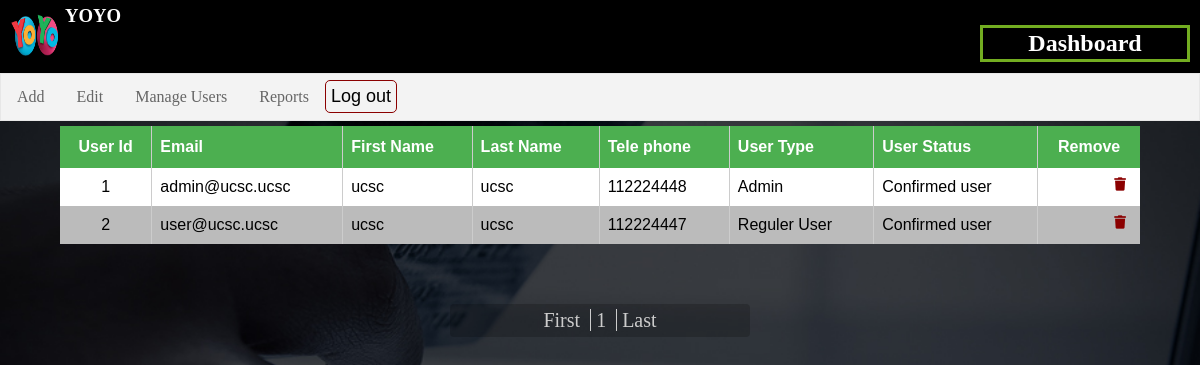
Screenshot of /admin/manage-user.php (signed in) with the database file from the repository.
### tables this page shows
CREATE TABLE `user` (
  `userId` int(11) NOT NULL,
  `email` varchar(255) NOT NULL,
  `fName` varchar(255) NOT NULL,
  `lName` varchar(255) NOT NULL,
  `tp` int(10) NOT NULL,
  `password` varchar(255) NOT NULL,
  `status` tinyint(1) NOT NULL,
  `type` tinyint(1) NOT NULL
);

### admin/manage-user.php (the view, shortened to what this page needs)
<?php require_once("include/top.php"); ?>
	<div class="main">
		<table nae="user" id="user" align="center">
			<tr>
				<th>User Id</th>
				<th>Email</th>
				<th>First Name</th>
				<th>Last Name</th>
				<th>Tele phone</th>
				<th>User Type</th>
				<th>User Status</th>
				<th>Remove</th>
			</tr>
		<?php
			if (isset($_GET['l'])) {
				$limit = $_GET['l'];
			}else if (!isset($limit)) {
				$limit = 0;
			}
			$sql = "SELECT * FROM user LIMIT {$limit}, " . ($limit + 15) . " ;";
			$query = $conn->query($sql);
			while ($result = $query->fetch_assoc()) {
				echo "<tr>";
				echo "<td>{$result['userId']}</td>";
				echo "<td>{$result['email']}</td>";
				echo "<td>{$result['fName']}</td>";
				echo "<td>{$result['lName']}</td>";
				echo "<td>{$result['tp']}</td>";
				switch ($result['type']) {
					case 0:
						echo "<td>Admin</td>";
						break;
					default:
						echo "<td>Reguler User</td>";
						break;
				}
				switch ($result['status']) {
					case 1:
						echo "<td>Confirmed user</td>";
						break;
				}
				echo "<td><form method='post'><button type='submit' name='delete' value='{$result['userId']}'><i class='fas fa-trash'></i></button></form></td>";
				echo "</tr>";
			}
		 ?>
		</table>
		<div class="table-navigation">
			<div>
				<?php
					$sql = "SELECT COUNT(userId) FROM user;";
					$query = ($conn->query($sql))->fetch_array();
				 ?>
				<a href="<?php echo $_SERVER['PHP_SELF']  . '?l=0'; ?>"><span>First</span></a>
				<a href="<?php echo $_SERVER['PHP_SELF']  . '?l=' . ($limit + 1); ?>"><span><?php echo $limit + 1; ?></span></a>
				<a href="<?php echo $_SERVER['PHP_SELF']  . '?l=' . $query[0]; ?>"><span>Last</span></a>
			</div>
		</div>
	</div>
<?php require_once("include/bottom.php"); ?>

### admin/include/top.php (shortened to what this page needs)
<!DOCTYPE html>
<html lang="en">
<head>
		<link type="text/css" rel="stylesheet" href="css/admin.css">
	</head>
	<body>
		<div class="Outline">
			<div class="header">
				<img src="../img/logo.png" class="logo" onclick="location.replace('../');">
				<h3 onclick="location.replace('../');">YOYO</h3>
				<h2 class="Name" >Dashboard</h2>
			</div>
		<ul>
			<li class="dropdown">
				<a href="javascript:void(0)" class="dropbtn">Add</a>
			</li>
			<li class="dropdown">
				<a href="javascript:void(0)" class="dropbtn">Edit</a>
			</li>
			<li class="dropdown">
				<a href="javascript:void(0)" class="dropbtn">Manage Users</a>
			</li>
			<li class="dropdown">
				<a href="javascript:void(0)" class="dropbtn">Reports</a>
			</li>
			<li>
				<form action="<?php echo $_SERVER['PHP_SELF']; ?>" method='post'>
					<button class="btn logout" name="logout"> Log out </button>
				</form>
			</li>
		</ul>

### admin/include/bottom.php (shortened to what this page needs)
		</div>
	</body>
</html>

### admin/css/admin.css (style rules this page uses)
html, body { height: 100%; }
body { margin: 0; padding: 0; background-image: url("../../img/bg.jpg"); background-repeat: no-repeat; background-size: cover; }
.header { height:60px; padding:5px ; background-color:black ; border-bottom-style: solid ; }
.header > h3 { left:70px; display:inline; color:white; }
.header > h3, img { cursor: pointer; }
.logo { margin:5px; width:50px; height:50px; float: left; }
.Name { position: absolute; right: 10px; width: 200px; border: 3px solid #73AD21; padding: 2px; display:inline; text-align:center; color:white; }
ul { list-style-type: none; margin: 0; padding: 0; overflow: hidden; border: 1px solid #e7e7e7; background-color: #f3f3f3; }
li { float: left; }
li a:link, .dropbtn { display: block; color: #666; text-align: center; padding: 14px 16px; text-decoration: none; }
li.dropdown { display: inline-block; }
form { transition: 0.4s; }
.content > form > label, input, button { display: block; margin : 0 auto; margin-bottom: 5px; }
.btn { width: 10%; background: none; border: 2px solid #4caf50; color: white; padding: 5px; margin: 2% auto; font-size: 18px; cursor: pointer; outline: none; transition: 0.5s; }
table { font-family: "Trebuchet MS", Arial, Helvetica, sans-serif; border-collapse: collapse; width: 90%; margin-top: 5px; }
table td, table th { padding: 8px; border-left: 1px solid #ccc; }
table td:first-child { border: none; text-align: center; }
table th:first-child { border: none; text-align: center; }
table td:last-child { text-align: center; }
table th:last-child { text-align: center; }
table tr:nth-child(even) { background-color: #fff; }
table tr:nth-child(odd) { background-color: #bbb; }
table th { padding-top: 12px; padding-bottom: 12px; text-align: left; background-color: #4CAF50; color: white; }
td form > button { border: none; background-color: transparent; color: darkred; cursor: pointer; }
.table-navigation div { text-align: center; font-size: 20px; background-color: rgba(0,0,0,0.2); padding: 5px 0; margin: 5% auto 0 auto; width: 25%; border-radius: 4px; }
.table-navigation div > a { border-left: solid 1px #ccc; padding: 0 5px; text-decoration: none; color: #ccc; transition: 0.5s; }
.table-navigation div > a:first-child { border: none; }
td > form { float: left; float: right; }
td > form > button { outline: none; }
.logout { margin-top: 8%; width: 100%; color: #000; border-radius: 5px; border: solid 1.5px darkred; }

### rows the page displays
user: userId "1", email "admin@ucsc.ucsc", fName "ucsc", lName "ucsc", tp "112224448", type "Admin", status "Confirmed user"
user: userId "2", email "user@ucsc.ucsc", fName "ucsc", lName "ucsc", tp "112224447", type "Reguler User", status "Confirmed user"

### other values shown
$limit + 1 "1"
